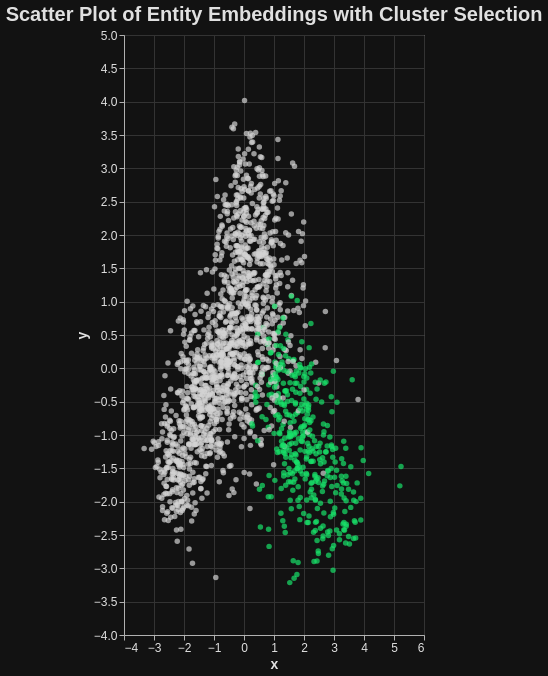

Specify this chart in Vega-Lite:
### Vega-Lite specification from a JSON file in a GitHub repository (floating-point values rounded to 4 significant figures; data arrays with more than 128 entries replaced by an {"elided": "..."} marker saying what was removed)
{"$schema": "https://vega.github.io/schema/vega-lite/v5.17.0.json", "config": {"axis": {"domainColor": "#B0B0B0", "gridColor": "#333333", "labelColor": "#E0E0E0", "labelFontSize": 12, "tickColor": "#B0B0B0", "titleColor": "#E0E0E0", "titleFontSize": 14}, "background": "#121212", "legend": {"labelColor": "#E0E0E0", "titleColor": "#E0E0E0"}, "mark": {"color": "#1f77b4"}, "title": {"color": "#E0E0E0", "fontSize": 20}}, "data": {"name": "data-cca7f28cc4a1381e5bf5b724511e1167"}, "datasets": {"data-cca7f28cc4a1381e5bf5b724511e1167": {"elided": "1810 records"}}, "encoding": {"color": {"condition": {"param": "param_4", "value": "#18E169"}, "value": "lightgrey"}, "tooltip": [{"field": "cluster_name", "type": "nominal"}, {"field": "entity", "type": "nominal"}], "x": {"field": "x", "type": "quantitative"}, "y": {"field": "y", "type": "quantitative"}}, "height": 600, "mark": {"type": "circle"}, "params": [{"bind": {"input": "select", "name": "Cluster: ", "options": ["Suolo", "Sindacato", "Roma", "Società (sociologia)", "Dio", "Europa", "Agricoltura", "Italia"]}, "name": "param_4", "select": {"fields": ["cluster_name"], "type": "point"}, "value": "Suolo"}], "title": "Scatter Plot of Entity Embeddings with Cluster Selection", "width": "container"}
